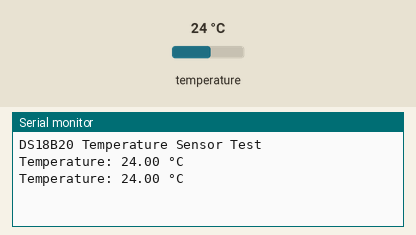
A sketch run on a simulated ESP32. Shown: the last lines printed to the serial monitor. Inputs (shaded band) come from the test bench; at power-on: temperature 24 °C.

Above: at 3.3 s.
3.4 s: temperature set to 12 °C
At 5.0 s:
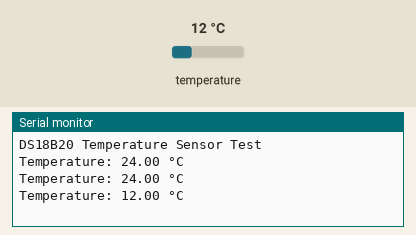
5.9 s: temperature set to 19 °C
At 7.5 s:
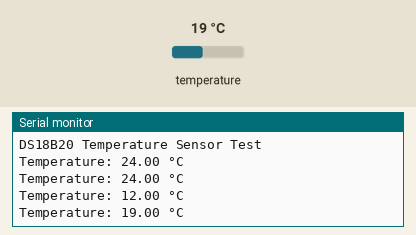
Timing chart, 0 to 9.0 s (numbered marks = the images above; inputs shaded):
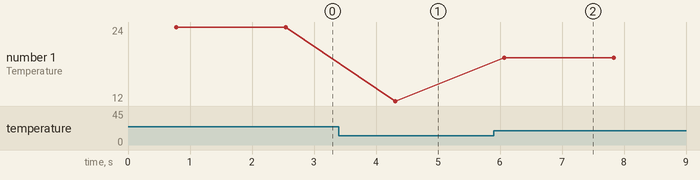

The sketch:

DS18B20.ino
```cpp
#include <OneWire.h>
#include <DallasTemperature.h>

// Data wire is connected to GPIO 15 on ESP32
#define ONE_WIRE_BUS 23

// Setup a oneWire instance to communicate with any OneWire devices
OneWire oneWire(ONE_WIRE_BUS);

// Pass oneWire reference to DallasTemperature library
DallasTemperature sensors(&oneWire);

void setup(void) {
  // Start serial communication
  Serial.begin(115200);

  // Start the DS18B20 sensor
  sensors.begin();

  // Print a start message
  Serial.println("DS18B20 Temperature Sensor Test");
}

void loop(void) {
  // Request temperature measurement from the sensor
  sensors.requestTemperatures();

  // Fetch the temperature in Celsius
  float temperatureC = sensors.getTempCByIndex(0);

  // Check if the temperature reading is valid
  if (temperatureC == DEVICE_DISCONNECTED_C) {
    Serial.println("Error: Could not read temperature data");
  } else {
    // Print the temperature to the Serial Monitor
    Serial.print("Temperature: ");
    Serial.print(temperatureC);
    Serial.println(" °C");
  }

  // Wait 1 second before the next measurement
  delay(1000);
}
```

Measured:
- after the input at 3.4 s, the serial monitor: prints a new line after 0.91 s (image 1)
- after the input at 5.9 s, the serial monitor: prints a new line after 0.17 s (image 2)
- plotted number 1: 24 → 12 after the input at 3.4 s, 12 → 19 after the input at 5.9 s
